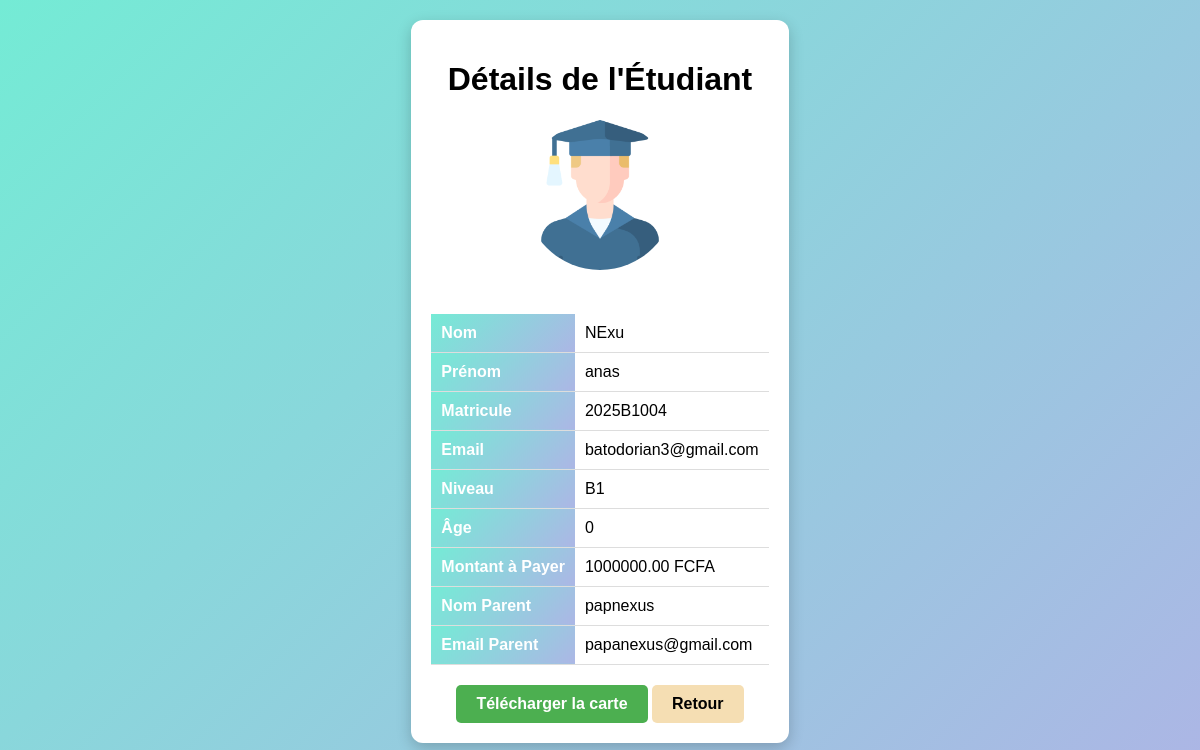
Before: /infoVer.php?matricule=2025B1004 with the older database file.
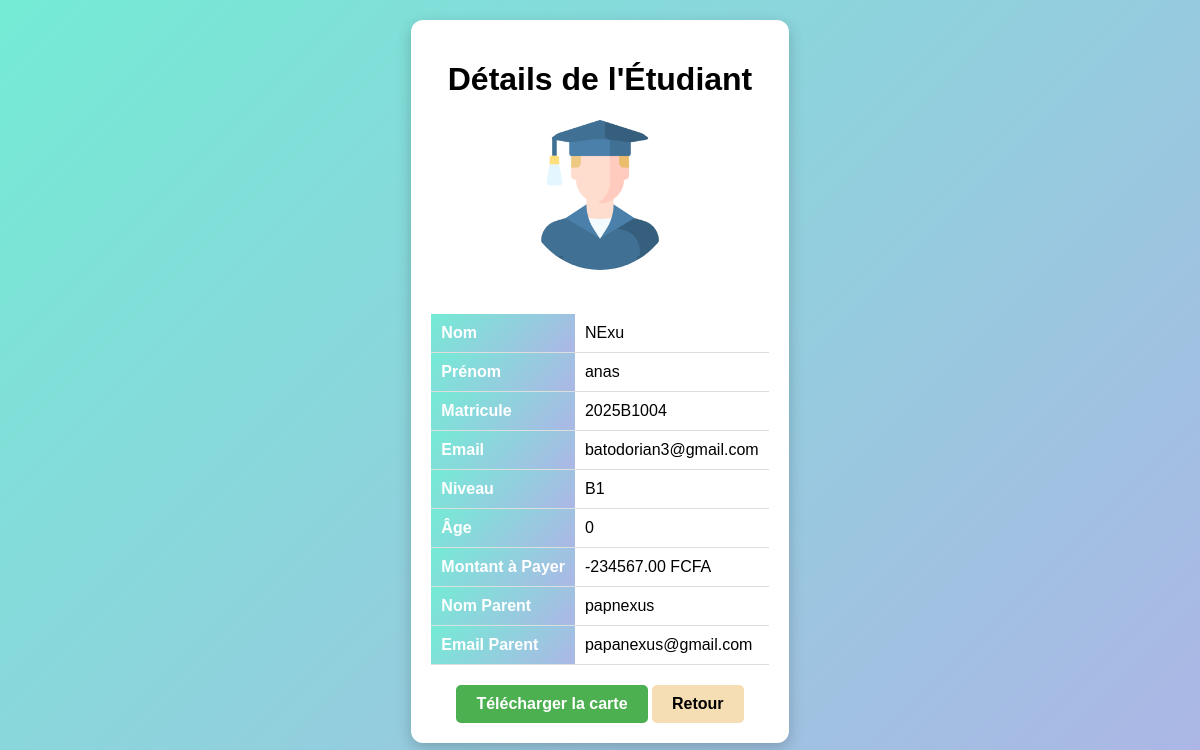
After: the same page with the newer database file.
### tables this page shows
CREATE TABLE IF NOT EXISTS `etudiants` (
  `id` int NOT NULL AUTO_INCREMENT,
  `nom` varchar(100) NOT NULL,
  `prenom` varchar(100) NOT NULL,
  `matricule` varchar(50) NOT NULL,
  `photo` varchar(255) NOT NULL,
  `email` varchar(100) NOT NULL,
  `niveau` varchar(10) NOT NULL,
  `montant` decimal(10,2) NOT NULL,
  `nom_parent` varchar(100) NOT NULL,
  `email_parent` varchar(100) NOT NULL,
  `age` int NOT NULL,
  `montant_paye` bigint DEFAULT '0',
  `reste` bigint DEFAULT NULL,
  `statut` varchar(20) DEFAULT NULL,
  `date_naissance` date DEFAULT NULL,
  PRIMARY KEY (`id`)
);

### Class/Etudiant.php (called while the page is built, shortened)
<?php
class Etudiant
{
    private $conn;
    private $table = "etudiants";
    public function __construct($db)
    {
        $this->conn = $db;
    }
    public function obtenirEtudiantParMatricule($matricule)
    {
        $query = "SELECT * FROM " . $this->table . " WHERE matricule = ?";
        $stmt = $this->conn->prepare($query);
        $stmt->bind_param("s", $matricule);
        $stmt->execute();
        $result = $stmt->get_result();
        if ($result->num_rows > 0) {
            return $result->fetch_assoc();
        }
        return null;
    }
}

### infoVer.php (the view, shortened to what this page needs)
<?php
require_once 'Class/Etudiant.php';
$database = new Database();
$db = $database->getConnection();
$etudiantObj = new Etudiant($db);
$matricule = strval($_GET['matricule']);
$etudiant = $etudiantObj->obtenirEtudiantParMatricule($matricule);
?>
<!DOCTYPE html>
<html lang="en">
<head>
</head>
<body>
    <div class="container">
        <h1>Détails de l'Étudiant</h1>
        <img src="uploads/<?php echo htmlspecialchars($etudiant['photo']); ?>" alt="Photo de l'étudiant" class="student-photo">
        <table>
            <tr>
                <th>Nom</th>
                <td><?php echo htmlspecialchars($etudiant['nom']); ?></td>
            </tr>
            <tr>
                <th>Prénom</th>
                <td><?php echo htmlspecialchars($etudiant['prenom']); ?></td>
            </tr>
            <tr>
                <th>Matricule</th>
                <td><?php echo htmlspecialchars($etudiant['matricule']); ?></td>
            </tr>
            <tr>
                <th>Email</th>
                <td><?php echo htmlspecialchars($etudiant['email']); ?></td>
            </tr>
            <tr>
                <th>Niveau</th>
                <td><?php echo htmlspecialchars($etudiant['niveau']); ?></td>
            </tr>
            <tr>
                <th>Âge</th>
                <td><?php echo htmlspecialchars($etudiant['age']); ?></td>
            </tr>
            <tr>
                <th>Montant à Payer</th>
                <td><?php echo htmlspecialchars($etudiant['montant']); ?> FCFA</td>
            </tr>
            <tr>
                <th>Nom Parent</th>
                <td><?php echo htmlspecialchars($etudiant['nom_parent']); ?></td>
            </tr>
            <tr>
                <th>Email Parent</th>
                <td><?php echo htmlspecialchars($etudiant['email_parent']); ?></td>
            </tr>
        </table>
        <a href="?matricule=<?= $etudiant['matricule']; ?>&action=download_pdf" class="pdf-link">Télécharger la carte</a>
        <a href="gestionVer.php" class="back-link">Retour </a>
    </div>
</body>
</html>

Changed rows visible on the page:
changed etudiants "NExu": montant "1000000.00" → "-234567.00"
